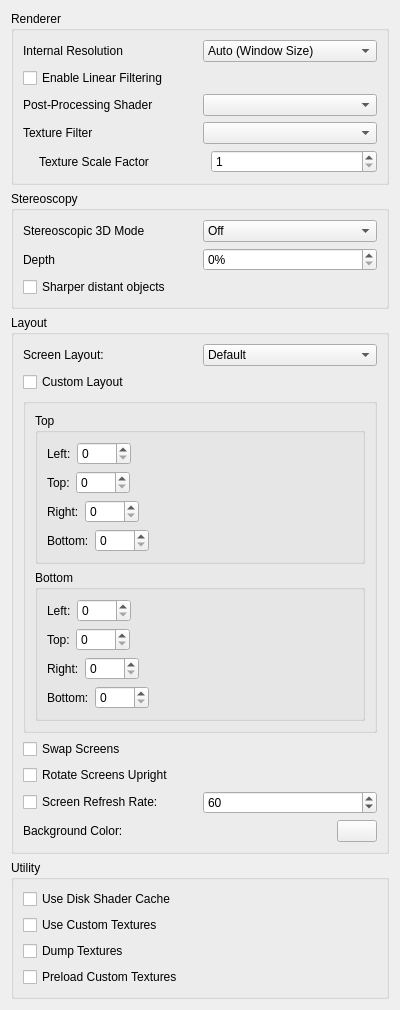
<?xml version="1.0" encoding="UTF-8"?>
<ui version="4.0">
 <class>ConfigureEnhancements</class>
 <widget class="QWidget" name="ConfigureEnhancements">
  <property name="geometry">
   <rect>
    <x>0</x>
    <y>0</y>
    <width>400</width>
    <height>595</height>
   </rect>
  </property>
  <property name="minimumSize">
   <size>
    <width>0</width>
    <height>0</height>
   </size>
  </property>
  <property name="windowTitle">
   <string>Form</string>
  </property>
  <layout class="QVBoxLayout" name="verticalLayout">
   <item>
    <widget class="QGroupBox" name="rendererBox">
     <property name="title">
      <string>Renderer</string>
     </property>
     <layout class="QVBoxLayout" name="verticalLayout_6">
      <item>
       <layout class="QHBoxLayout" name="horizontalLayout">
        <item>
         <widget class="QLabel" name="label">
          <property name="text">
           <string>Internal Resolution</string>
          </property>
         </widget>
        </item>
        <item>
         <widget class="QComboBox" name="resolution_factor_combobox">
          <item>
           <property name="text">
            <string>Auto (Window Size)</string>
           </property>
          </item>
          <item>
           <property name="text">
            <string>Native (400x240)</string>
           </property>
          </item>
          <item>
           <property name="text">
            <string>2x Native (800x480)</string>
           </property>
          </item>
          <item>
           <property name="text">
            <string>3x Native (1200x720)</string>
           </property>
          </item>
          <item>
           <property name="text">
            <string>4x Native (1600x960)</string>
           </property>
          </item>
          <item>
           <property name="text">
            <string>5x Native (2000x1200)</string>
           </property>
          </item>
          <item>
           <property name="text">
            <string>6x Native (2400x1440)</string>
           </property>
          </item>
          <item>
           <property name="text">
            <string>7x Native (2800x1680)</string>
           </property>
          </item>
          <item>
           <property name="text">
            <string>8x Native (3200x1920)</string>
           </property>
          </item>
          <item>
           <property name="text">
            <string>9x Native (3600x2160)</string>
           </property>
          </item>
          <item>
           <property name="text">
            <string>10x Native (4000x2400)</string>
           </property>
          </item>
         </widget>
        </item>
       </layout>
      </item>
      <item>
       <widget class="QCheckBox" name="toggle_linear_filter">
        <property name="text">
         <string>Enable Linear Filtering</string>
        </property>
       </widget>
      </item>
      <item>
       <layout class="QHBoxLayout" name="horizontalLayout_11">
        <item>
         <widget class="QLabel" name="label_2">
          <property name="text">
           <string>Post-Processing Shader</string>
          </property>
         </widget>
        </item>
        <item>
         <widget class="QComboBox" name="shader_combobox"/>
        </item>
       </layout>
      </item>
      <item>
       <layout class="QHBoxLayout" name="horizontalLayout_3">
        <item>
         <widget class="QLabel" name="label_5">
          <property name="text">
           <string>Texture Filter</string>
          </property>
         </widget>
        </item>
        <item>
         <widget class="QComboBox" name="texture_filter_combobox"/>
        </item>
       </layout>
      </item>
      <item>
       <widget class="QWidget" name="texture_filter_group" native="true">
        <layout class="QVBoxLayout" name="verticalLayout_7">
         <property name="leftMargin">
          <number>16</number>
         </property>
         <property name="topMargin">
          <number>0</number>
         </property>
         <property name="rightMargin">
          <number>0</number>
         </property>
         <property name="bottomMargin">
          <number>0</number>
         </property>
         <item>
          <layout class="QHBoxLayout" name="horizontalLayout_8">
           <item>
            <widget class="QLabel" name="label_6">
             <property name="text">
              <string>Texture Scale Factor</string>
             </property>
            </widget>
           </item>
           <item>
            <widget class="QSpinBox" name="texture_scale_spinbox">
             <property name="minimum">
              <number>1</number>
             </property>
            </widget>
           </item>
          </layout>
         </item>
        </layout>
       </widget>
      </item>
     </layout>
    </widget>
   </item>
   <item>
    <widget class="QGroupBox" name="groupBox">
     <property name="title">
      <string>Stereoscopy</string>
     </property>
     <layout class="QVBoxLayout" name="verticalLayout_4">
      <item>
       <layout class="QHBoxLayout" name="horizontalLayout_5">
        <item>
         <widget class="QLabel" name="label_4">
          <property name="text">
           <string>Stereoscopic 3D Mode</string>
          </property>
         </widget>
        </item>
        <item>
         <widget class="QComboBox" name="render_3d_combobox">
          <item>
           <property name="text">
            <string>Off</string>
           </property>
          </item>
          <item>
           <property name="text">
            <string>Side by Side</string>
           </property>
          </item>
          <item>
           <property name="text">
            <string>Anaglyph</string>
           </property>
          </item>
          <item>
           <property name="text">
            <string>Interlaced</string>
           </property>
          </item>
         </widget>
        </item>
       </layout>
      </item>
      <item>
       <layout class="QHBoxLayout" name="horizontalLayout_7">
        <item>
         <widget class="QLabel" name="label_3">
          <property name="text">
           <string>Depth</string>
          </property>
         </widget>
        </item>
        <item>
         <widget class="QSpinBox" name="factor_3d">
          <property name="suffix">
           <string>%</string>
          </property>
          <property name="minimum">
           <number>0</number>
          </property>
          <property name="maximum">
           <number>100</number>
          </property>
          <property name="value">
           <number>0</number>
          </property>
         </widget>
        </item>
       </layout>
      </item>
      <item>
       <widget class="QCheckBox" name="sharper_distant_objects">
        <property name="text">
         <string>Sharper distant objects</string>
        </property>
       </widget>
      </item>
     </layout>
    </widget>
   </item>
   <item>
    <widget class="QGroupBox" name="layoutBox">
     <property name="title">
      <string>Layout</string>
     </property>
     <layout class="QVBoxLayout" name="verticalLayout_3">
      <item>
       <layout class="QHBoxLayout" name="horizontalLayout_4">
        <item>
         <widget class="QLabel" name="label1">
          <property name="text">
           <string>Screen Layout:</string>
          </property>
         </widget>
        </item>
        <item>
         <widget class="QComboBox" name="layout_combobox">
          <item>
           <property name="text">
            <string>Default</string>
           </property>
          </item>
          <item>
           <property name="text">
            <string>Single Screen</string>
           </property>
          </item>
          <item>
           <property name="text">
            <string>Medium Screen</string>
           </property>
          </item>
          <item>
           <property name="text">
            <string>Large Screen</string>
           </property>
          </item>
          <item>
           <property name="text">
            <string>Side by Side</string>
           </property>
          </item>
         </widget>
        </item>
       </layout>
      </item>
      <item>
       <widget class="QCheckBox" name="custom_layout">
        <property name="text">
         <string>Custom Layout</string>
        </property>
       </widget>
      </item>
      <item>
       <widget class="QGroupBox" name="custom_layout_group">
        <property name="title">
         <string/>
        </property>
        <layout class="QVBoxLayout" name="verticalLayout_5">
         <item>
          <widget class="QGroupBox" name="custom_top">
           <property name="title">
            <string>Top</string>
           </property>
           <layout class="QVBoxLayout" name="verticalLayout_8">
            <item>
             <layout class="QHBoxLayout" name="horizontalLayout_5">
              <item>
               <widget class="QLabel" name="label_6">
                <property name="text">
                 <string>Left:</string>
                </property>
               </widget>
              </item>
              <item>
               <widget class="QSpinBox" name="custom_top_left">
                <property name="maximum">
                 <number>5000</number>
                </property>
               </widget>
              </item>
              <item>
               <spacer name="horizontalSpacer">
                <property name="orientation">
                 <enum>Qt::Horizontal</enum>
                </property>
                <property name="sizeHint" stdset="0">
                 <size>
                  <width>40</width>
                  <height>20</height>
                 </size>
                </property>
               </spacer>
              </item>
             </layout>
            </item>
            <item>
             <layout class="QHBoxLayout" name="horizontalLayout_9">
              <item>
               <widget class="QLabel" name="label_7">
                <property name="text">
                 <string>Top:</string>
                </property>
               </widget>
              </item>
              <item>
               <widget class="QSpinBox" name="custom_top_top">
                <property name="maximum">
                 <number>5000</number>
                </property>
               </widget>
              </item>
              <item>
               <spacer name="horizontalSpacer_2">
                <property name="orientation">
                 <enum>Qt::Horizontal</enum>
                </property>
                <property name="sizeHint" stdset="0">
                 <size>
                  <width>40</width>
                  <height>20</height>
                 </size>
                </property>
               </spacer>
              </item>
             </layout>
            </item>
            <item>
             <layout class="QHBoxLayout" name="horizontalLayout_10">
              <item>
               <widget class="QLabel" name="label_8">
                <property name="text">
                 <string>Right:</string>
                </property>
               </widget>
              </item>
              <item>
               <widget class="QSpinBox" name="custom_top_right">
                <property name="maximum">
                 <number>5000</number>
                </property>
               </widget>
              </item>
              <item>
               <spacer name="horizontalSpacer_3">
                <property name="orientation">
                 <enum>Qt::Horizontal</enum>
                </property>
                <property name="sizeHint" stdset="0">
                 <size>
                  <width>40</width>
                  <height>20</height>
                 </size>
                </property>
               </spacer>
              </item>
             </layout>
            </item>
            <item>
             <layout class="QHBoxLayout" name="horizontalLayout_11">
              <item>
               <widget class="QLabel" name="label_11">
                <property name="text">
                 <string>Bottom:</string>
                </property>
               </widget>
              </item>
              <item>
               <widget class="QSpinBox" name="custom_top_bottom">
                <property name="maximum">
                 <number>5000</number>
                </property>
               </widget>
              </item>
              <item>
               <spacer name="horizontalSpacer_4">
                <property name="orientation">
                 <enum>Qt::Horizontal</enum>
                </property>
                <property name="sizeHint" stdset="0">
                 <size>
                  <width>40</width>
                  <height>20</height>
                 </size>
                </property>
               </spacer>
              </item>
             </layout>
            </item>
           </layout>
          </widget>
         </item>
         <item>
          <widget class="QGroupBox" name="custom_bottom">
           <property name="title">
            <string>Bottom</string>
           </property>
           <layout class="QVBoxLayout" name="verticalLayout_9">
            <item>
             <layout class="QHBoxLayout" name="horizontalLayout_12">
              <item>
               <widget class="QLabel" name="label_9">
                <property name="text">
                 <string>Left:</string>
                </property>
               </widget>
              </item>
              <item>
               <widget class="QSpinBox" name="custom_bottom_left">
                <property name="maximum">
                 <number>5000</number>
                </property>
               </widget>
              </item>
              <item>
               <spacer name="horizontalSpacer_5">
                <property name="orientation">
                 <enum>Qt::Horizontal</enum>
                </property>
                <property name="sizeHint" stdset="0">
                 <size>
                  <width>40</width>
                  <height>20</height>
                 </size>
                </property>
               </spacer>
              </item>
             </layout>
            </item>
            <item>
             <layout class="QHBoxLayout" name="horizontalLayout_13">
              <item>
               <widget class="QLabel" name="label_10">
                <property name="text">
                 <string>Top:</string>
                </property>
               </widget>
              </item>
              <item>
               <widget class="QSpinBox" name="custom_bottom_top">
                <property name="maximum">
                 <number>5000</number>
                </property>
               </widget>
              </item>
              <item>
               <spacer name="horizontalSpacer_6">
                <property name="orientation">
                 <enum>Qt::Horizontal</enum>
                </property>
                <property name="sizeHint" stdset="0">
                 <size>
                  <width>40</width>
                  <height>20</height>
                 </size>
                </property>
               </spacer>
              </item>
             </layout>
            </item>
            <item>
             <layout class="QHBoxLayout" name="horizontalLayout_14">
              <item>
               <widget class="QLabel" name="label_12">
                <property name="text">
                 <string>Right:</string>
                </property>
               </widget>
              </item>
              <item>
               <widget class="QSpinBox" name="custom_bottom_right">
                <property name="maximum">
                 <number>5000</number>
                </property>
               </widget>
              </item>
              <item>
               <spacer name="horizontalSpacer_7">
                <property name="orientation">
                 <enum>Qt::Horizontal</enum>
                </property>
                <property name="sizeHint" stdset="0">
                 <size>
                  <width>40</width>
                  <height>20</height>
                 </size>
                </property>
               </spacer>
              </item>
             </layout>
            </item>
            <item>
             <layout class="QHBoxLayout" name="horizontalLayout_15">
              <item>
               <widget class="QLabel" name="label_13">
                <property name="text">
                 <string>Bottom:</string>
                </property>
               </widget>
              </item>
              <item>
               <widget class="QSpinBox" name="custom_bottom_bottom">
                <property name="maximum">
                 <number>5000</number>
                </property>
               </widget>
              </item>
              <item>
               <spacer name="horizontalSpacer_8">
                <property name="orientation">
                 <enum>Qt::Horizontal</enum>
                </property>
                <property name="sizeHint" stdset="0">
                 <size>
                  <width>40</width>
                  <height>20</height>
                 </size>
                </property>
               </spacer>
              </item>
             </layout>
            </item>
           </layout>
          </widget>
         </item>
        </layout>
       </widget>
      </item>
      <item>
       <widget class="QCheckBox" name="swap_screen">
        <property name="text">
         <string>Swap Screens</string>
        </property>
       </widget>
      </item>
      <item>
       <widget class="QCheckBox" name="upright_screen">
        <property name="text">
         <string>Rotate Screens Upright</string>
        </property>
       </widget>
      </item>
      <item>
       <layout class="QHBoxLayout" name="horizontalLayout_9">
        <item>
         <widget class="QCheckBox" name="custom_refresh_rate">
          <property name="text">
           <string>Screen Refresh Rate:</string>
          </property>
         </widget>
        </item>
        <item>
         <widget class="QSpinBox" name="screen_refresh_rate">
          <property name="minimum">
           <number>1</number>
          </property>
          <property name="maximum">
           <number>999</number>
          </property>
          <property name="value">
           <number>60</number>
          </property>
         </widget>
        </item>
       </layout>
      </item>
      <item>
       <layout class="QHBoxLayout" name="horizontalLayout_6">
        <item>
         <widget class="QLabel" name="bg_label">
          <property name="text">
           <string>Background Color:</string>
          </property>
         </widget>
        </item>
        <item>
         <widget class="QPushButton" name="bg_button">
          <property name="maximumSize">
           <size>
            <width>40</width>
            <height>16777215</height>
           </size>
          </property>
         </widget>
        </item>
       </layout>
      </item>
     </layout>
    </widget>
   </item>
   <item>
    <widget class="QGroupBox" name="utilityBox">
     <property name="title">
      <string>Utility</string>
     </property>
     <layout class="QVBoxLayout" name="verticalLayout_8">
      <item>
       <widget class="QCheckBox" name="toggle_disk_shader_cache">
        <property name="text">
         <string>Use Disk Shader Cache</string>
        </property>
       </widget>
      </item>
      <item>
       <widget class="QCheckBox" name="toggle_custom_textures">
        <property name="toolTip">
         <string>&lt;html&gt;&lt;head/&gt;&lt;body&gt;&lt;p&gt;Replace textures with PNG files.&lt;/p&gt;&lt;p&gt;Textures are loaded from load/textures/[Title ID]/.&lt;/p&gt;&lt;/body&gt;&lt;/html&gt;</string>
        </property>
        <property name="text">
         <string>Use Custom Textures</string>
        </property>
       </widget>
      </item>
      <item>
       <widget class="QCheckBox" name="toggle_dump_textures">
        <property name="toolTip">
         <string>&lt;html&gt;&lt;head/&gt;&lt;body&gt;&lt;p&gt;Dump textures to PNG files.&lt;/p&gt;&lt;p&gt;Textures are dumped to dump/textures/[Title ID]/.&lt;/p&gt;&lt;/body&gt;&lt;/html&gt;</string>
        </property>
        <property name="text">
         <string>Dump Textures</string>
        </property>
       </widget>
      </item>
      <item>
       <widget class="QCheckBox" name="toggle_preload_textures">
        <property name="toolTip">
         <string>&lt;html&gt;&lt;head/&gt;&lt;body&gt;&lt;p&gt;Load all custom textures into memory on boot, instead of loading them when the game requires them.&lt;/p&gt;&lt;/body&gt;&lt;/html&gt;</string>
        </property>
        <property name="text">
         <string>Preload Custom Textures</string>
        </property>
       </widget>
      </item>
     </layout>
    </widget>
   </item>
   <item>
    <spacer name="verticalSpacer">
     <property name="orientation">
      <enum>Qt::Vertical</enum>
     </property>
     <property name="sizeHint" stdset="0">
      <size>
       <width>20</width>
       <height>165</height>
      </size>
     </property>
    </spacer>
   </item>
  </layout>
 </widget>
 <resources/>
 <connections/>
</ui>
